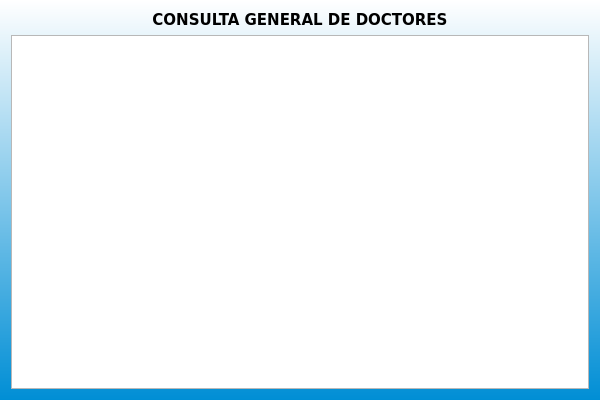
<?xml version="1.0" encoding="UTF-8"?>
<ui version="4.0">
 <class>CGMedicos</class>
 <widget class="QWidget" name="CGMedicos">
  <property name="geometry">
   <rect>
    <x>0</x>
    <y>0</y>
    <width>600</width>
    <height>400</height>
   </rect>
  </property>
  <property name="windowTitle">
   <string>Form</string>
  </property>
  <property name="styleSheet">
   <string notr="true">#CGMedicos{
border:0px;
background-color:qlineargradient(spread:pad, x1:1, y1:1, x2:1, y2:0, stop:0 rgba(0, 142, 213, 255), stop:1 rgba(255, 255, 255, 255));
}</string>
  </property>
  <layout class="QVBoxLayout" name="verticalLayout">
   <item>
    <widget class="QLabel" name="Titulo">
     <property name="sizePolicy">
      <sizepolicy hsizetype="Preferred" vsizetype="Preferred">
       <horstretch>0</horstretch>
       <verstretch>0</verstretch>
      </sizepolicy>
     </property>
     <property name="styleSheet">
      <string notr="true">font-weight:bold;
color:black;
font-family:Verdana;
font-size:15px;</string>
     </property>
     <property name="text">
      <string>CONSULTA GENERAL DE DOCTORES</string>
     </property>
     <property name="alignment">
      <set>Qt::AlignCenter</set>
     </property>
    </widget>
   </item>
   <item>
    <widget class="QTableWidget" name="tableWidget"/>
   </item>
  </layout>
 </widget>
 <resources/>
 <connections/>
</ui>
